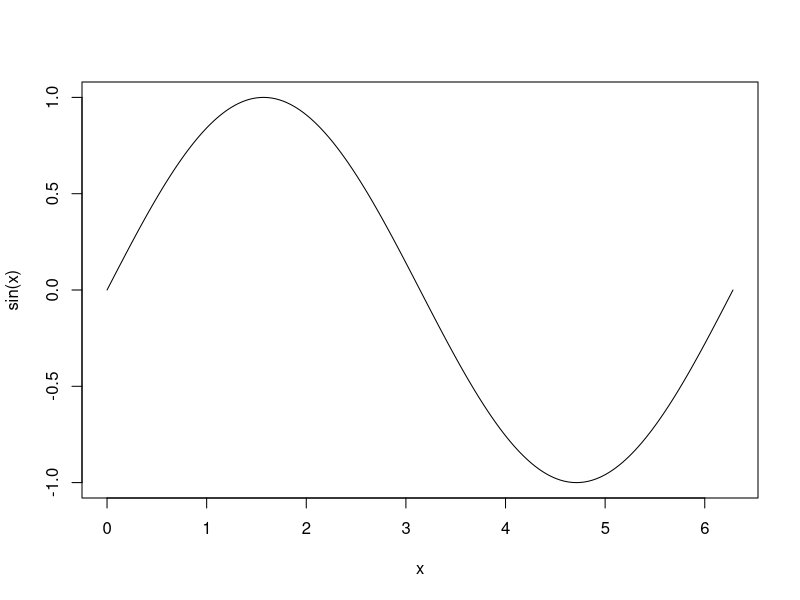

The R source for this figure: (Note: this script raises an error after producing the figure.)
## ---- chunk 1
mtcars
## ---- chunk 2
mtcars$cyl * 2
## ---- chunk 3
mtcars$wt / mtcars$hp
## ---- chunk 4
as.Date('2020-01-01') + lubridate::days(0:30)
## ---- chunk 5
paste('letter number', seq_along(letters), 'in the alphabet is', letters)
## ---- chunk 6
x <- seq(0, 2 * pi, length.out = 360)
plot(x, sin(x), type = 'l')
## ---- chunk 7
'aaa' + 'bbb'
## ---- chunk 8
string_math <- function(x) {
  e <- rlang::env(
    rlang::caller_env(),
    `+` = function(x, y) paste0(x, y),
    `*` = function(x, y) strrep(x, y)
  )

  eval(rlang::enexpr(x), e)
}

string_math('aaa' + 'bbb')
string_math('rep' * 2)
## ---- chunk 9
# how I assign a variable
string <- 'a'

# how I assign a fn
st_dev_fn <- function(input_data){
  sum_squares <- sum((input_data - mean(input_data)) ^ 2)
  sqrt(sum_squares)
}

class(st_dev_fn)
## ---- chunk 10
st_dev_fn(1:20)
## ---- chunk 11
st_dev_fn
## ---- chunk 12
(function(input_data){
  sum_squares <- sum((input_data - mean(input_data)) ^ 2)
  sqrt(sum_squares)
})(1:20)
## ---- chunk 13
1 + 2
1 + NA
## ---- chunk 14
paste0('a', 'b')
paste0('a', NA)
## ---- chunk 15
# note to me: change the output type...
bad_df <- read.csv('data/bad_data.csv')
bad_df$x + bad_df$y
## ---- chunk 16
bad_df$y_numeric <- as.numeric(bad_df$y)
bad_df
## ---- chunk 17
slightly_better_df <- read.csv('data/bad_data.csv', stringsAsFactors = FALSE)
as.numeric(slightly_better_df$y)
## ---- chunk 18
data.frame(x = letters)
## ---- chunk 19
library(tidyverse)
## ---- chunk 20
better_df <- read_csv('data/bad_data.csv')
better_df
## ---- chunk 21
better_df %>% print(n=Inf)
## ---- chunk 22
better_df %>% mutate(y = as.numeric(y)) %>% print(n=Inf)
## ---- chunk 23
# NOTE TO ME: change the output style back...

## ---- chunk 24
data("starwars")
## ---- chunk 25
starwars[, 'hair_color']
## ---- chunk 26
starwars[, 4:6]
## ---- chunk 27
starwars %>% select(matches('[rn]_c'))
## ---- chunk 28
select(starwars, hair_color)
## ---- chunk 29
starwars %>%
  select(height, gender) %>%
  arrange(height)
## ---- chunk 30
x %>% add(5) %>% divide_by(2)
## ---- chunk 31
mtcars %>% lm(hp ~ qsec, data = .) %>% summary()
